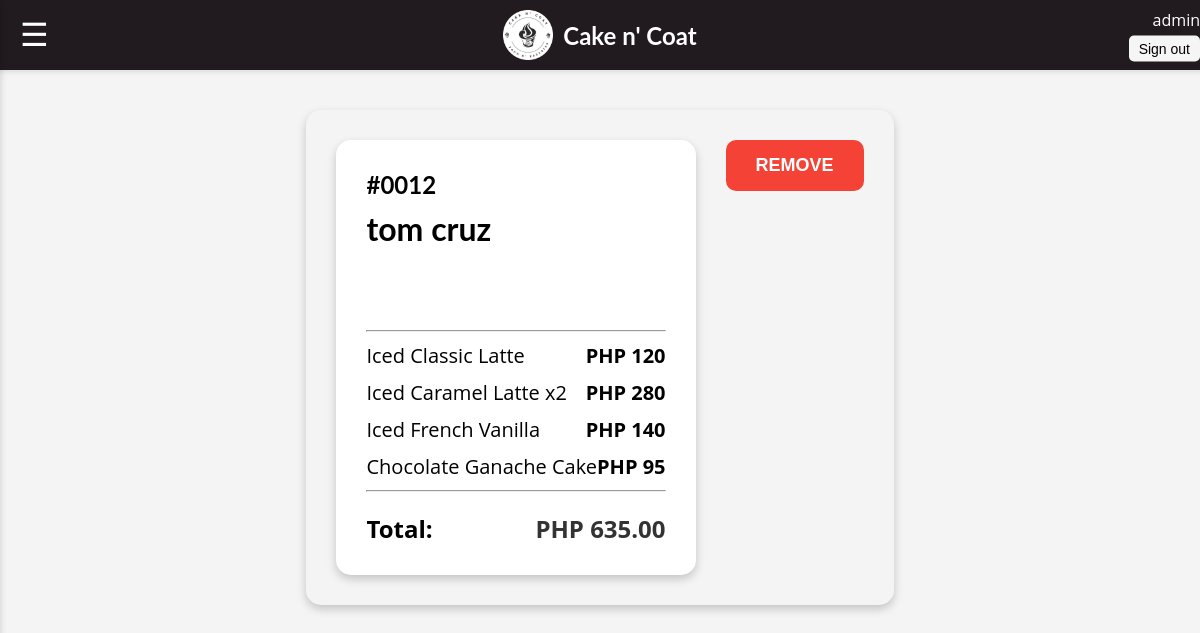
Screenshot of /order.php?oid=12 (signed in) with the database file from the repository.
### tables this page shows
CREATE TABLE `orders` (
  `oid` int(3) NOT NULL,
  `customerName` varchar(100) NOT NULL,
  `totalPrice` double(10,0) NOT NULL,
  `status` varchar(100) NOT NULL,
  `date` date NOT NULL
);

CREATE TABLE `orderitems` (
  `orderedItemId` int(3) NOT NULL,
  `oid` int(3) NOT NULL,
  `itemName` varchar(100) NOT NULL,
  `itemNo` int(3) NOT NULL,
  `price` double NOT NULL
);

### order.php (the view, shortened to what this page needs)
<!DOCTYPE html>
<html lang="en">
<head>
    <link rel="stylesheet" href="assets/css/dashboard.css" type="text/css" />
</head>
<body>
    <div class="header">
        <div class="menu-icon-button">
            <button id="menu-toggle">&#9776;</button>
        </div>
        <img src="assets/images/cnclogo.png" alt="Logo" class="logo">
        <div class="brand-name">Cake n' Coat</div>
        <div class="username">
            <?php echo htmlspecialchars($_SESSION['user']); ?>
            <div><button id="signOut">Sign out</button></div>
        </div>
    </div>
    <div class="order-details-container">
        <div class="order-details">
            <?php
                include("database/db.php");
                if (isset($_GET['oid'])) {
                    $oid = intval($_GET['oid']);
                    $orderQuery = "SELECT * FROM orders WHERE oid = $oid";
                    $orderResult = $conn->query($orderQuery);
                    if ($orderResult->num_rows > 0) {
                        while ($orderRow = $orderResult->fetch_assoc()) {
                            $status = strtoupper($orderRow['status']);
                            $customer = htmlspecialchars($orderRow['customerName']);
                            $total = number_format($orderRow['totalPrice'], 2);
            ?>
                <h2 class="order-id">#<?php echo str_pad($oid, 4, "0", STR_PAD_LEFT); ?></h2>
                <h3 class="customer-name"><?php echo $customer; ?></h3>
                <span class="order-status <?php echo strtolower($status); ?>"><?php echo $status; ?></span>
                <hr>
                <div class="order-items">
                    <?php
                        $itemQuery = "SELECT * FROM orderitems WHERE oid = $oid";
                        $itemResult = $conn->query($itemQuery);
                        if ($itemResult->num_rows > 0) {
                            while ($itemRow = $itemResult->fetch_assoc()) {
                                $itemName = htmlspecialchars($itemRow['itemName']);
                                $itemNo = intval($itemRow['itemNo']);
                                $price = number_format($itemRow['price'], 2) * $itemNo;
                                echo "<p>$itemName" . ($itemNo > 1 ? " x$itemNo" : "") . " <span class='item-price'>PHP $price</span></p>";
                            }
                        } else {
                            echo "<p>No items found for this order.</p>";
                        }
                    ?>
                </div>
                <hr>
                <div class="order-total">
                    <strong>Total:</strong> <span class="total-price">PHP <?php echo $total; ?></span>
                </div>
                </div>
                        <div class="order-actions-container">
                        <form method="POST" action="actions/delorder.php">
                            <button type="submit" class="remove-order-btn">REMOVE</button>
                        </form>
                    </div>
            <?php
                        }
                    } else {
                        echo "<h2>No orders found with that ID.</h2>";
                    }
                } else {
                    echo "<h2>No order ID specified.</h2>";
                }
            ?>
    </div>
</body>
</html>

### assets/css/dashboard.css (style rules this page uses)
body { font-family: 'Open Sans', Arial, sans-serif; display: flex; flex-direction: column; align-items: center; height: 100vh; margin: 0; background-color: #f4f4f4; }
.header { width: 100%; display: flex; justify-content: center; align-items: center; padding: 10px; background-color:#211a1e; box-shadow: 0px 2px 5px rgba(0, 0, 0, 0.1); position: relative; }
.menu-icon-button { position: absolute; left: 10px; top: 50%; transform: translateY(-50%); }
.menu-icon-button button { font-size: 32px; background: none; border: none; color: white; cursor: pointer; letter-spacing: 5px; padding: 10px 20px; }
.logo { width: 50px; height: auto; margin-right: 10px; }
.brand-name { font-family: 'Lato', Arial, sans-serif; font-weight: bold; font-size: 24px; color: white; }
.username { position: absolute; right: 10px; top: 50%; transform: translateY(-50%); font-size: 16px; color: white; display: flex; flex-direction: column; align-items: flex-end; }
.username button { margin-top: 5px; padding: 5px 10px; font-size: 14px; background-color: #f5f5f5; color: rgb(0, 0, 0); border: none; border-radius: 5px; cursor: pointer; transition: background-color 0.3s; }
.order-status { display: flex; justify-content: flex-end; align-items: center; margin-bottom: 20px; font-size: 16px; gap: 20px; }
h1, h2, h3, h4, h5, h6 { font-family: 'Lato', Arial, sans-serif; }
.brand-name { color: white; }
.order-details-container { display: flex; justify-content: space-between; align-items: flex-start; gap: 30px; padding: 30px; background-color: #f4f4f4; border-radius: 15px; box-shadow: 0px 4px 10px rgba(0, 0, 0, 0.2); max-width: 1200px; margin: 40px auto; }
.order-details { flex: 3; background-color: white; padding: 30px; border-radius: 15px; box-shadow: 0px 4px 10px rgba(0, 0, 0, 0.2); }
.order-id { font-size: 24px; font-weight: bold; margin: 0; }
.customer-name { font-size: 32px; font-weight: bold; margin: 10px 0; }
.order-status { display: inline-block; padding: 10px 15px; font-size: 18px; font-weight: bold; border-radius: 10px; color: white; }
.order-items p { display: flex; justify-content: space-between; margin: 10px 0; font-size: 20px; }
.item-price { font-weight: bold; }
.order-total { display: flex; justify-content: space-between; font-size: 24px; font-weight: bold; margin-top: 20px; }
.total-price { color: #333; }
.order-actions-container { display: flex; flex-direction: column; gap: 15px; flex: 1; }
.edit-order-btn, .remove-order-btn, .served-order-btn { padding: 15px 30px; font-size: 18px; font-weight: bold; border: none; border-radius: 10px; cursor: pointer; color: white; }
.remove-order-btn { background-color: #f44336; }

### rows the page displays
orders: customerName "tom cruz", totalPrice "635.00"
orderitems: itemName "Iced Classic Latte", price "120"
orderitems: itemName "Iced Caramel Latte", itemNo "2", price "280"
orderitems: itemName "Iced French Vanilla", price "140"
orderitems: itemName "Chocolate Ganache Cake", price "95"

### other values shown
$_SESSION['user'] "admin"
